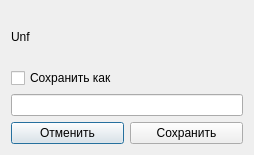
<?xml version="1.0" encoding="UTF-8"?>
<ui version="4.0">
 <class>DialogSaveParameters</class>
 <widget class="QDialog" name="DialogSaveParameters">
  <property name="geometry">
   <rect>
    <x>0</x>
    <y>0</y>
    <width>254</width>
    <height>155</height>
   </rect>
  </property>
  <property name="windowTitle">
   <string>Сохранение параметров</string>
  </property>
  <layout class="QGridLayout" name="gridLayout">
   <item row="3" column="0">
    <layout class="QHBoxLayout" name="horizontalLayout">
     <item>
      <widget class="QPushButton" name="cancelButton">
       <property name="text">
        <string>Отменить</string>
       </property>
      </widget>
     </item>
     <item>
      <widget class="QPushButton" name="saveButton">
       <property name="text">
        <string>Сохранить</string>
       </property>
      </widget>
     </item>
    </layout>
   </item>
   <item row="2" column="0">
    <widget class="QLineEdit" name="parameterSaveAsLineEdit"/>
   </item>
   <item row="1" column="0">
    <widget class="QCheckBox" name="saveAsCheckBox">
     <property name="text">
      <string>Сохранить как</string>
     </property>
    </widget>
   </item>
   <item row="0" column="0">
    <widget class="QLabel" name="parameterSetLabel">
     <property name="font">
      <font>
       <weight>50</weight>
       <italic>false</italic>
       <bold>false</bold>
      </font>
     </property>
     <property name="text">
      <string>Unf</string>
     </property>
    </widget>
   </item>
  </layout>
 </widget>
 <tabstops>
  <tabstop>saveAsCheckBox</tabstop>
  <tabstop>parameterSaveAsLineEdit</tabstop>
  <tabstop>saveButton</tabstop>
  <tabstop>cancelButton</tabstop>
 </tabstops>
 <resources/>
 <connections>
  <connection>
   <sender>saveButton</sender>
   <signal>clicked()</signal>
   <receiver>DialogSaveParameters</receiver>
   <slot>accept()</slot>
   <hints>
    <hint type="sourcelabel">
     <x>202</x>
     <y>127</y>
    </hint>
    <hint type="destinationlabel">
     <x>223</x>
     <y>142</y>
    </hint>
   </hints>
  </connection>
  <connection>
   <sender>cancelButton</sender>
   <signal>clicked()</signal>
   <receiver>DialogSaveParameters</receiver>
   <slot>reject()</slot>
   <hints>
    <hint type="sourcelabel">
     <x>87</x>
     <y>115</y>
    </hint>
    <hint type="destinationlabel">
     <x>59</x>
     <y>146</y>
    </hint>
   </hints>
  </connection>
 </connections>
</ui>
